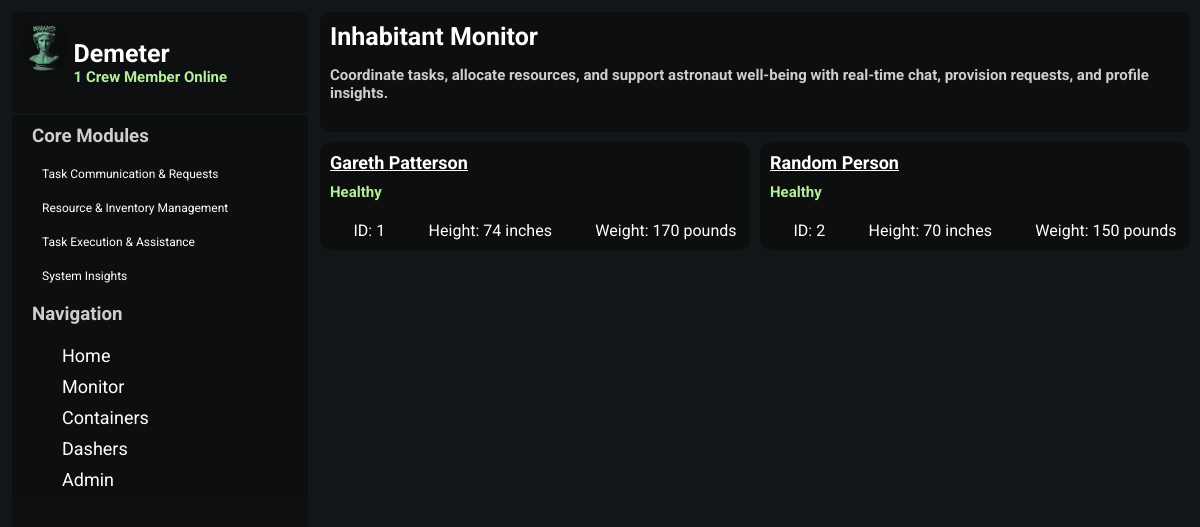
The page /monitor/ on the database as committed earlier.
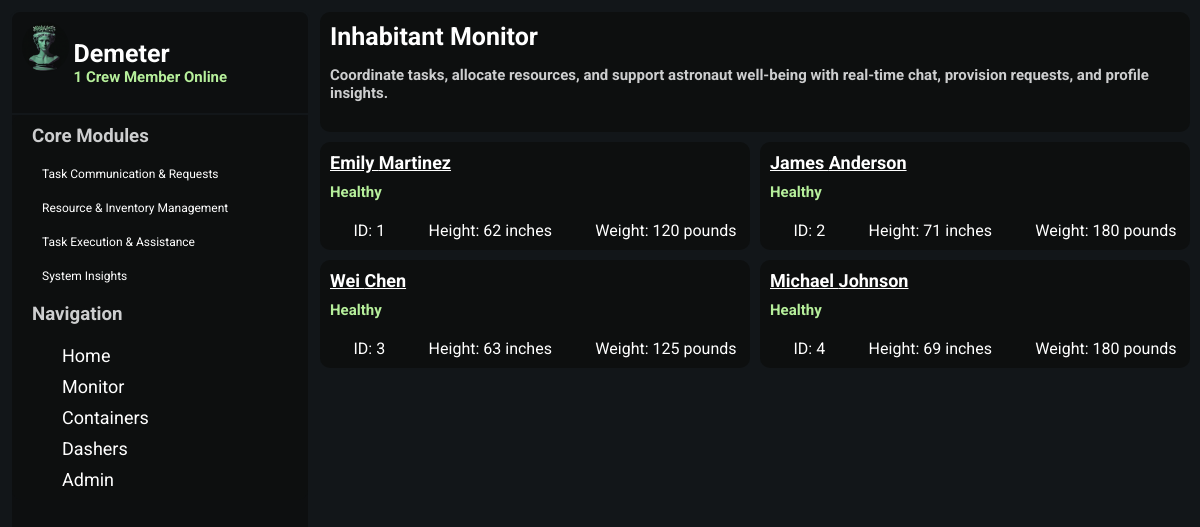
The same page on the database as committed later.
### inhabitant/models.py (models this page shows, shortened)
class DailyNutrition(models.Model):
    dailyNutrition = models.UUIDField(default=uuid.uuid4, editable=True, unique=True)
    inhabitant = models.ForeignKey(Inhabitant, on_delete=models.CASCADE, related_name="Nutrition")
    dateStamp = models.DateField(default=datetime.today)
    timeStamp = models.DateTimeField(default=datetime.now)
    foodEaten = models.TextField(null=True, blank=True)
    caloriesConsumed = models.IntegerField(default=0, blank=False, null=False, validators=[MinValueValidator(0)])
    fatConsumed = models.IntegerField(default=0, blank=False, null=False, validators=[MinValueValidator(0)])
    sodiumConsumed = models.IntegerField(default=0, blank=False, null=False, validators=[MinValueValidator(0)])
    fiberConsumed = models.IntegerField(default=0, blank=False, null=False, validators=[MinValueValidator(0)])
    proteinConsumed = models.IntegerField(default=0, blank=False, null=False, validators=[MinValueValidator(0)])

class Inhabitant(models.Model):
    STATUS = [
    ("Healthy", "Healthy"),
    ("Sick", "Sick"),
    ("Recovering","Recovering"),
    ("Injured","Injured"),
    ("Deceased","Deceased"),
    ]
    firstName = models.CharField(max_length=64)
    lastName = models.CharField(max_length=64)
    inhabitantID = models.CharField(max_length=64,primary_key=True)
    height =models.IntegerField(blank=False)
    weight = models.IntegerField(blank=False)
    status = models.CharField(max_length=64,default="Healthy",choices=STATUS)
    isVegetarian = models.BooleanField(default=False)
    allergyGluten = models.BooleanField(default=False)
    allergyDairy = models.BooleanField(default=False)

### inhabitant/views.py (the view)
# urls.py: path("monitor/",views.healthMonitor,name="monitor"),
def healthMonitor(request):
    nutrition = DailyNutrition.objects.all()
    inhabitants = Inhabitant.objects.all()
    typeRation = TypeRation.objects.all()
    if request.method == 'POST':
        form = InhabitantForm(request.POST)
        if form.is_valid():
            inhabModel = form.save()
            dn = DailyNutrition.objects.create(
                inhabitant=inhabModel,
            )
    else:
        form = InhabitantForm()
    context ={
        "inhabitant": inhabitants,
        "nutrition": nutrition,
        "form":form,
    }
    return render(request, "inhabitant/monitor.html",context)

### inhabitant/templates/inhabitant/monitor.html
{% extends 'inhabitant/base.html' %}
{% block body%}
{% load static %}
<link rel="stylesheet" type="text/css" href="{% static 'css/home.css' %}">
<link rel="stylesheet" type="text/css" href="{% static 'css/monitor.css' %}">
<div class="home-container">
    <h1 class="welcome-header">Inhabitant Monitor
        <p>Coordinate tasks, allocate resources, and support astronaut well-being with real-time chat, provision requests, and profile insights.</p>
    </h1>
    <div class="content-wrapper">
        {% for person in nutrition %}
        <div class="content-section">
            <h1 class="inhabitant-display"><a href="{% url 'inhabdash' inhabitantID=person.inhabitant.inhabitantID %}" >{{ person.inhabitant.firstName }} {{ person.inhabitant.lastName }}</a></h1>
            <h3>{{ person.inhabitant.status }}</h3>
            <ul>
                <li>ID: {{ person.inhabitant.inhabitantID }}</li>
                <li>Height: {{ person.inhabitant.height }} inches</li>
                <li>Weight: {{ person.inhabitant.weight }} pounds</li>
            </ul>
        </div>
        {% endfor %}
    </div>
</div>
{% endblock body %}

### inhabitant/templates/inhabitant/base.html (shortened to what this page needs)
<!DOCTYPE html>
<html lang="en">
<head>
    {% load static %}
    <link rel="stylesheet" type="text/css" href="{% static 'css/base.css' %}">
</head>
<body class="body">
<div>
    <div class="layout-wrapper">
        <div class="demeter-figure">
            <img alt="dem" src="{% static 'img/demeter-Img.png' %}">
            <h1>Demeter
                <p>1 Crew Member Online</p>
            </h1>
        </div>
        <div class="nav-area">
            <h3>Core Modules</h3>
            <ul class="core-modules">
                <li>Task Communication & Requests</li>
                <li>Resource & Inventory Management</li>
                <li>Task Execution & Assistance</li>
                <li>System Insights</li>
            </ul>
            <h3>Navigation</h3>
            <ul class="nav-list">
                <li><a href="{% url 'home' %}">Home</a></li>
                <li><a href="{% url 'monitor' %}">Monitor</a></li>
                <li><a href="{% url 'containers' %}">Containers</a></li>
                <li><a href="{% url 'dashers' %}">Dashers</a></li>
                <li><a href="{% url 'admin:index' %}">Admin</a></li>
            </ul>
        </div>
    </div>
    <div class="other-pages-bodies">
    {% block body %}
    {% endblock body %}
    </div>
</div>
</body>
</html>

### inhabitant/static/css/base.css (style rules this page uses)
.body { background-color: #121619; font-family: 'Roboto', sans-serif; color: white; padding: 20px; margin: 0%; padding: 0%; }
.body > div { padding: 0px; margin: 0%; }
.layout-wrapper { position: fixed; left: 0; top: 0; width: 300px; height: 100%; background-color: #0d0f10; border: 2px solid #121619; color: #fff; padding: 0px; margin: 10px; border-radius: 10px; box-sizing: border-box; }
.demeter-figure { padding: 10px; margin: 0%; display: flex; border-bottom: 2px solid #121619; width: 95%; }
.demeter-figure > img { box-sizing: border-box; border-radius: 50%; height: 50px; }
.demeter-figure > h1 { padding-left: 5px; text-align: left; font-size: 25px; }
.demeter-figure > h1 > p { color: #b6ef9b; margin: 0%; font-size: 15px; }
.nav-area { padding: 0px 10px 0px 10px; background-color: #0d0f0f; border-radius: 10px; grid-row: 2 / 15; grid-column: 1; }
.nav-area > h3 { color: #cdcecf; padding: 10px; border-radius: 10px; margin: 0px; }
.core-modules { list-style: none; margin: 0px; padding: 0px 0px 0px 10px; font-size: 12px; }
.core-modules > li { padding: 10px; display: flex; justify-content: left; align-items: center; }
.nav-list { font-size: 20px; padding: 5px 40px 5px 40px; margin: 0%; list-style: none; text-decoration: none; overflow: hidden; color: white; }
.nav-list > li { font-size: 18px; padding: 5px 0px 5px 0px; margin: 0%; list-style: none; }
.nav-list > li > a { color: white; text-decoration: none; }
.other-pages-bodies { padding: 0px 10px 20px 320px; margin: 0%; }

### inhabitant/static/css/home.css (style rules this page uses)
.home-container { margin: 0px; padding: 0px 0px 0px 0px; }
.welcome-header { background-color: #0d0f0f; text-align: left; padding: 10px 10px 15px 10px; border-radius: 10px; margin: 12px 0px 0px 0px; font-size: 25px; }
.welcome-header > p { color: #cdcecf; font-size: 15px; }

### inhabitant/static/css/monitor.css (style rules this page uses)
.inhabitant-display { text-decoration: none; color: white; }
.content-wrapper { margin: 10px 0px 0px 0px; grid-gap: 10px; display: grid; grid-template-columns: 2fr 2fr; grid-template-rows: minmax(100px,auto); }
.content-wrapper > div { grid-column: auto; grid-row: auto; background-color:#0d0f0f; border-radius: 10px; }
.content-section >h1 { margin: 0px; padding: 10px; font-size: 18px; }
.content-section > h1 > a { color: white; }
.content-section > h3 { font-size: 15px; color: #b6ef9b; margin: 0px; padding: 0px 10px 10px 10px; }
.content-section > ul { list-style: none; margin: 0px; padding: 10px; display: inline-flex ; justify-content: space-evenly; width: 100%; }
.content-section> ul > li { padding: 0px 20px 0px 20px; margin: 0px; }

Rows that differ between the two databases and show on the page:
removed DailyNutrition: inhabitant.firstName "Gareth", inhabitant.lastName "Patterson", inhabitant.status "Healthy", inhabitant.inhabitantID "1", inhabitant.height "74", inhabitant.weight "170"
removed DailyNutrition: inhabitant.firstName "Random", inhabitant.lastName "Person", inhabitant.status "Healthy", inhabitant.inhabitantID "2", inhabitant.height "70", inhabitant.weight "150"
added DailyNutrition: inhabitant.firstName "Emily", inhabitant.lastName "Martinez", inhabitant.status "Healthy", inhabitant.inhabitantID "1", inhabitant.height "62", inhabitant.weight "120"
added DailyNutrition: inhabitant.firstName "James", inhabitant.lastName "Anderson", inhabitant.status "Healthy", inhabitant.inhabitantID "2", inhabitant.height "71", inhabitant.weight "180"
added DailyNutrition: inhabitant.firstName "Wei", inhabitant.lastName "Chen", inhabitant.status "Healthy", inhabitant.inhabitantID "3", inhabitant.height "63", inhabitant.weight "125"
added DailyNutrition: inhabitant.firstName "Michael", inhabitant.lastName "Johnson", inhabitant.status "Healthy", inhabitant.inhabitantID "4", inhabitant.height "69", inhabitant.weight "180"
